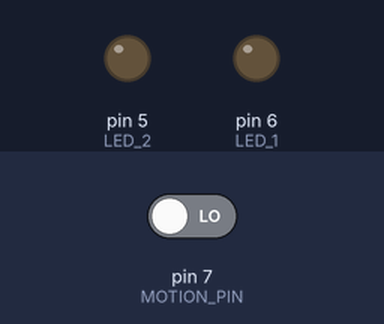
This sketch was run on a simulated Arduino Uno, built with avr-gcc and run on an emulated ATmega328P. On the bench: output pins drawn as LEDs (lit = HIGH). The test bench sets the inputs (shaded band); at power-on: pin 7 (MOTION_PIN) LOW.

Above: at 1.2 s.
1.3 s: pin 7 (MOTION_PIN) driven HIGH
At 2.0 s:
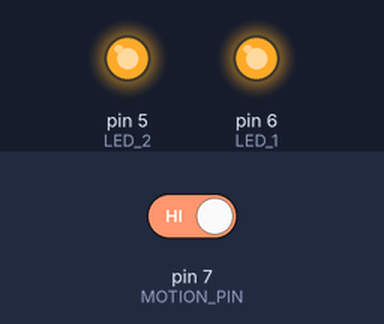
2.8 s: pin 7 (MOTION_PIN) driven LOW
At 3.2 s:
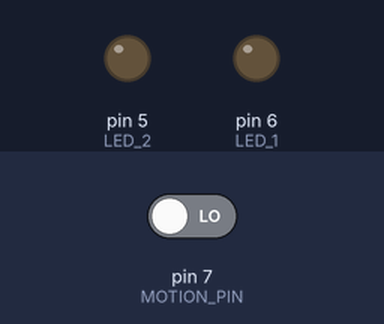
Timing chart, 0 to 5.8 s (numbered marks = the images above; inputs shaded):
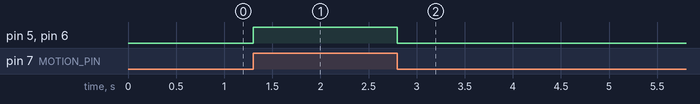

The sketch:

MotionSensorLED.ino
```cpp
#include <Arduino.h>

int MOTION_PIN = 7;
int LED_1 = 6;
int LED_2 = 5;

void setup() {
  pinMode(MOTION_PIN, INPUT);
  pinMode(LED_1, OUTPUT);
  pinMode(LED_2, OUTPUT);
}

void loop() {
  long sMotion = digitalRead(MOTION_PIN);
  if (sMotion == HIGH) {
    digitalWrite(LED_1, HIGH);
    digitalWrite(LED_2, HIGH);
  } else {
    digitalWrite(LED_1, LOW);
    digitalWrite(LED_2, LOW);
  }
}
```

Measured:
- after the input at 1.3 s, pin 5 (LED_2), pin 6 (LED_1): LOW → HIGH at once
- after the input at 2.8 s, pin 5 (LED_2), pin 6 (LED_1): HIGH → LOW at once
